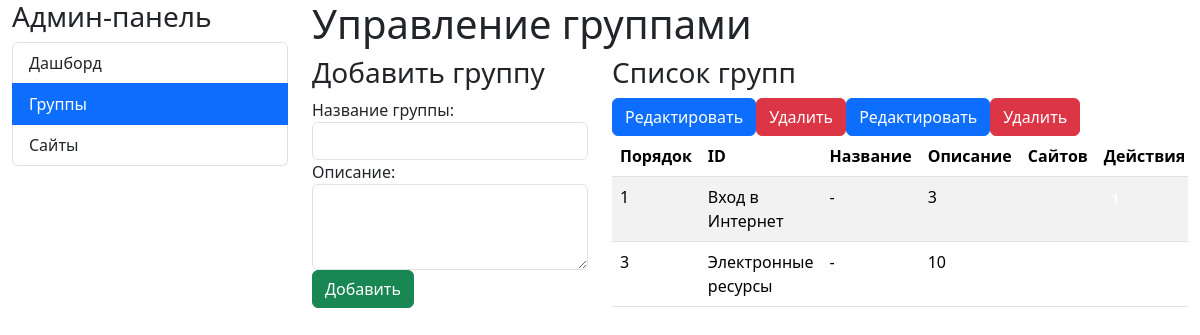
/admin/groups, run on the app's committed database.
### models.py (models this page shows, shortened)
class Group(db.Model):
    id = db.Column(db.Integer, primary_key=True)
    name = db.Column(db.String(100), nullable=False)
    description = db.Column(db.Text)
    display_order = db.Column(db.Integer, default=0)  # Новое поле для порядка
    created_at = db.Column(db.DateTime, default=datetime.utcnow)
    sites = db.relationship('Site', backref='group', lazy=True, cascade='all, delete-orphan')

### app.py (the view)
@app.route('/admin/groups')
def admin_groups():
    groups = Group.query.all()
    return render_template('admin/groups.html', groups=groups)

### templates/admin/groups.html (shortened to what this page needs)
{% extends "admin/base.html" %}
{% block admin_content %}
<div class="page-header">
    <h1>Управление группами</h1>
</div>
<div class="row">
    <div class="col-md-4">
        <div class="panel panel-default">
            <div class="panel-heading">
                <h3 class="panel-title">Добавить группу</h3>
            </div>
            <div class="panel-body">
                <form method="POST" action="{{ url_for('add_group') }}">
                    <div class="form-group">
                        <label for="name">Название группы:</label>
                        <input type="text" class="form-control" id="name" name="name" required>
                    </div>
                    <div class="form-group">
                        <label for="description">Описание:</label>
                        <textarea class="form-control" id="description" name="description" rows="3"></textarea>
                    </div>
                    <button type="submit" class="btn btn-success">Добавить</button>
                </form>
            </div>
        </div>
    </div>
    <div class="col-md-8">
        <div class="panel panel-default">
            <div class="panel-heading">
                <h3 class="panel-title">Список групп</h3>
            </div>
            <div class="panel-body">
                {% if groups %}
                <div class="table-responsive">
                    <table class="table table-striped table-hover">
                        <thead>
                            <tr>
                                <th>Порядок</th>
                                <th>ID</th>
                                <th>Название</th>
                                <th>Описание</th>
                                <th>Сайтов</th>
                                <th>Действия</th>
                            </tr>
                        </thead>
                        <tbody>
                            {% for group in groups %}
                            <tr>
                                <td>{{ group.id }}</td>
                                <td>{{ group.name }}</td>
                                <td>{{ group.description or '-' }}</td>
                                <td>{{ group.sites|length }}</td>
                                <td>
                                <td>
                                    <span class="badge">{{ group.display_order + 1 }}</span>
                                </td>
                                    <button type="button" class="btn btn-primary btn-xs"
                                            data-toggle="modal" data-target="#editGroupModal{{ group.id }}">
                                        Редактировать
                                    </button>
                                    <a href="{{ url_for('delete_group', id=group.id) }}"
                                       class="btn btn-danger btn-xs"
                                       onclick="return confirm('Удалить группу? Все сайты в ней также будут удалены.')">
                                        Удалить
                                    </a>
                                </td>
                            </tr>
                            {% endfor %}
                        </tbody>
                    </table>
                </div>
                {% else %}
                <p class="text-muted">Группы не найдены. Добавьте первую группу.</p>
                {% endif %}
            </div>
        </div>
    </div>
</div>
{% endblock %}

### data on the page
Group: id "1", name "Вход в Интернет", description "-", sites|length "3"
Group: id "3", name "Электронные ресурсы", description "-", sites|length "10"
